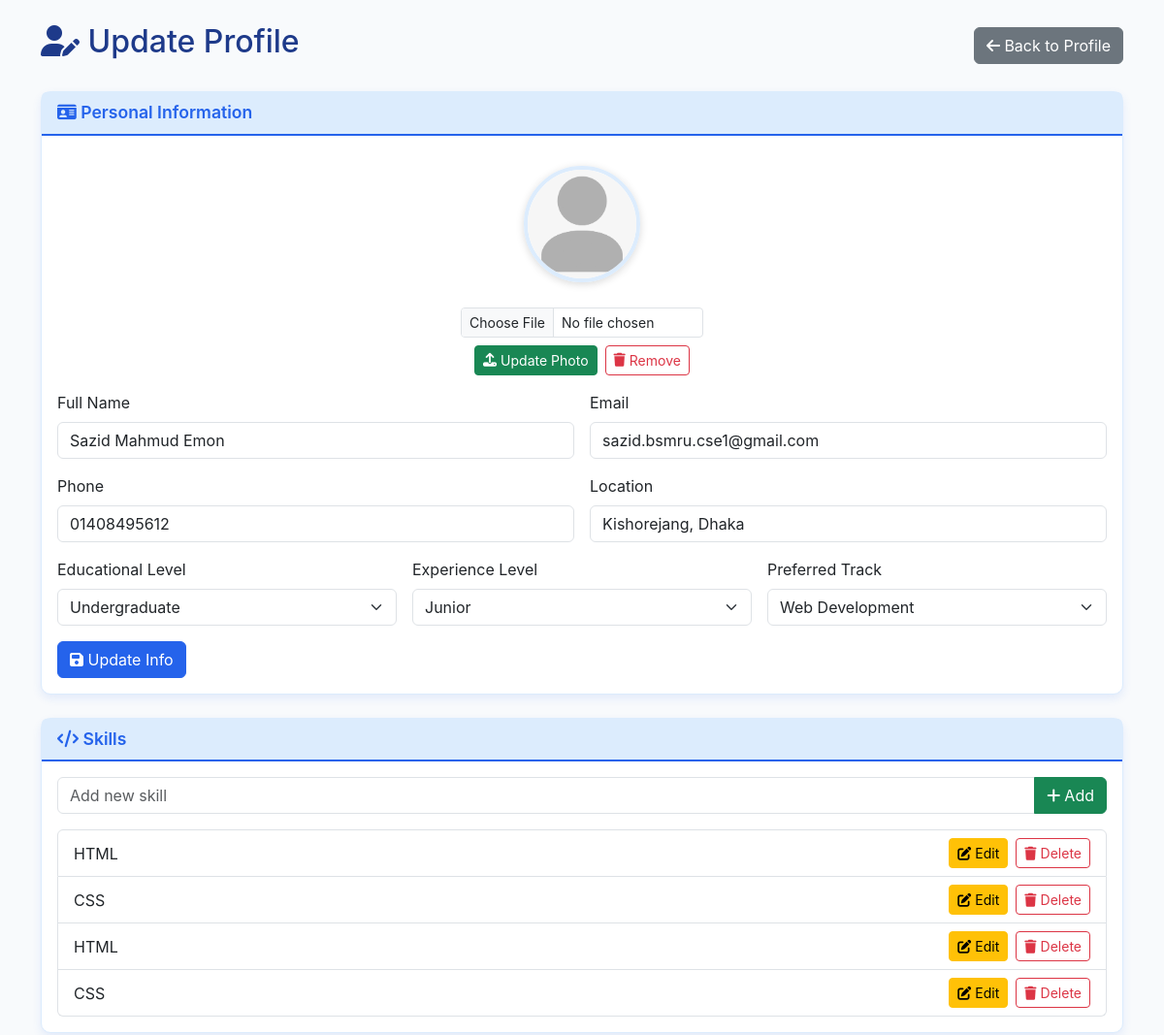
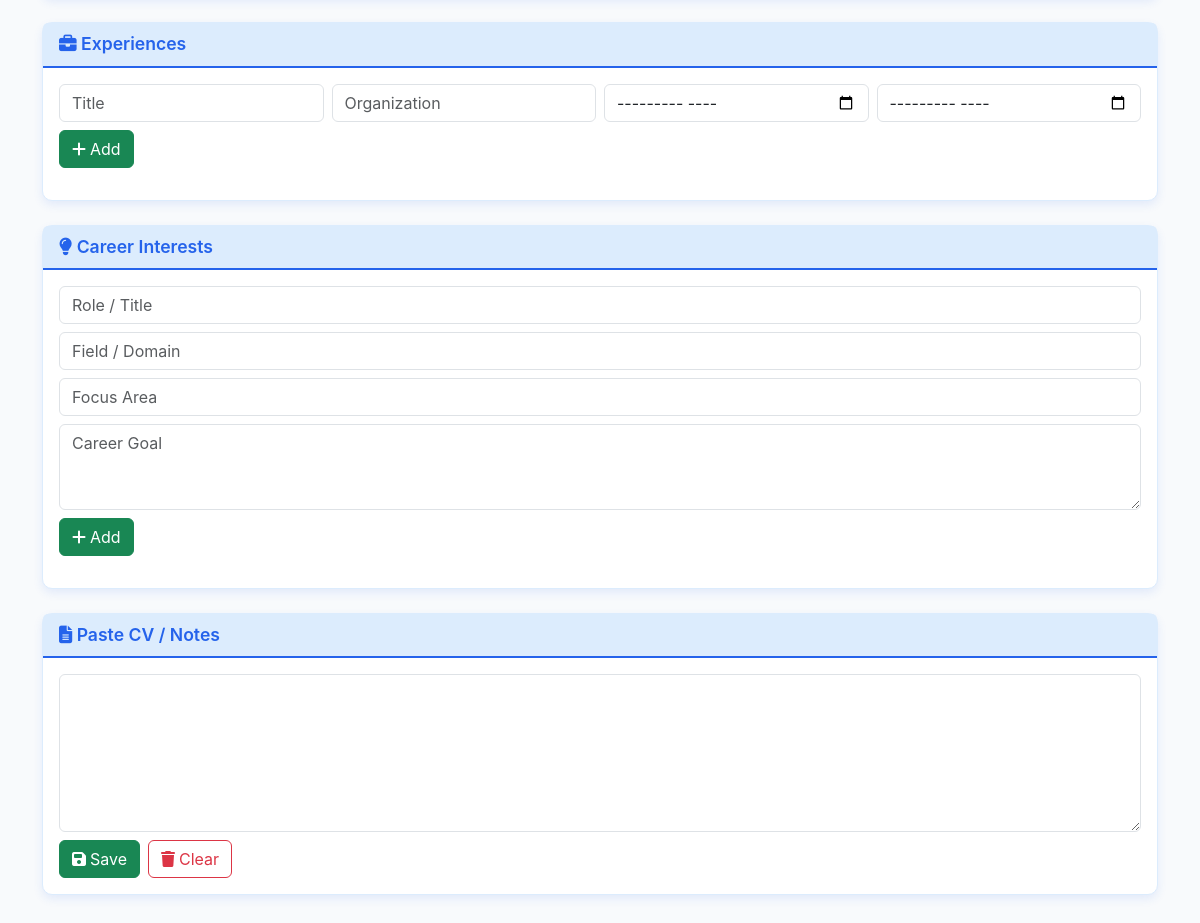
/Profile/update.php (signed in), run on the app's committed database (2 pictures, top to bottom).
### tables this page shows
CREATE TABLE `users` (
  `user_id` int(11) NOT NULL,
  `fullname` varchar(100) NOT NULL,
  `email` varchar(100) NOT NULL,
  `phone` varchar(20) DEFAULT NULL,
  `location` varchar(100) DEFAULT NULL,
  `password` varchar(255) NOT NULL,
  `edu_level` varchar(100) DEFAULT NULL,
  `experience_level` enum('Fresher','Junior','Mid','Senior') DEFAULT 'Fresher',
  `preferred_track` varchar(100) DEFAULT NULL,
  `profile_photo` varchar(255) DEFAULT '../Image/placeholder-image-person-jpg.jpg',
  `created_at` timestamp NOT NULL DEFAULT current_timestamp()
);

CREATE TABLE `skills` (
  `id` int(11) NOT NULL,
  `user_id` int(11) NOT NULL,
  `skill_name` varchar(100) NOT NULL
);

### Profile/update.php (the view, shortened to what this page needs)
<?php
include '../db/db.php';
$user_id = $_SESSION['user_id'];
$stmt = $conn->prepare("SELECT * FROM users WHERE user_id=:id LIMIT 1");
$stmt->execute(['id'=>$user_id]);
$user = $stmt->fetch(PDO::FETCH_ASSOC);
$photo = $_SESSION['profile_photo'];
$stmt = $conn->prepare("SELECT * FROM skills WHERE user_id = :id");
$stmt->execute(['id' => $user_id]);
$skills = $stmt->fetchAll(PDO::FETCH_ASSOC);
$stmt = $conn->prepare("SELECT * FROM user_cv WHERE user_id = :id LIMIT 1");
$stmt->execute(['id' => $user_id]);
$cv = $stmt->fetch(PDO::FETCH_ASSOC);
?>
<!DOCTYPE html>
<html lang="en">
<head>
<link rel="stylesheet" href="https://cdn.jsdelivr.net/npm/bootstrap@5.3.0/dist/css/bootstrap.min.css"/>
<link rel="stylesheet" href="https://cdnjs.cloudflare.com/ajax/libs/font-awesome/6.4.0/css/all.min.css"/>
</head>
<body>
<div class="container mt-4 mb-5">
<div class="d-flex justify-content-between align-items-center mb-4">
<h2 style="color:#1E3A8A;"><i class="fa-solid fa-user-pen"></i> Update Profile</h2>
<a href="view.php" class="btn btn-secondary"><i class="fa-solid fa-arrow-left"></i> Back to Profile</a>
</div>
<div class="card mb-4">
    <div class="card-header"><i class="fa-solid fa-id-card"></i> Personal Information</div>
    <div class="card-body">
        <div class="profile-photo-container">
            <img src="../Image/<?= htmlspecialchars($photo) ?>" alt="Profile Photo" class="profile-photo mb-3">
        </div>
        <form method="post" enctype="multipart/form-data" class="text-center mb-3">
            <input type="file" name="profilePhoto" class="form-control form-control-sm mb-2" style="max-width:250px;margin:0 auto;">
            <div class="d-flex justify-content-center gap-2">
                <button type="submit" name="upload_photo" class="btn btn-success btn-sm"><i class="fa-solid fa-upload me-1"></i> Update Photo</button>
                <button type="submit" name="remove_photo" class="btn btn-outline-danger btn-sm"><i class="fa-solid fa-trash me-1"></i> Remove</button>
            </div>
        </form>
        <form method="post" action="update_process.php">
            <div class="row g-3">
                <div class="col-md-6"><label class="form-label">Full Name</label>
                    <input type="text" name="fullname" class="form-control" value="<?= htmlspecialchars($user['fullname']) ?>"></div>
                <div class="col-md-6"><label class="form-label">Email</label>
                    <input type="email" name="email" class="form-control" value="<?= htmlspecialchars($user['email']) ?>"></div>
                <div class="col-md-6"><label class="form-label">Phone</label>
                    <input type="text" name="phone" class="form-control" value="<?= htmlspecialchars($user['phone'] ?? '') ?>"></div>
                <div class="col-md-6"><label class="form-label">Location</label>
                    <input type="text" name="location" class="form-control" value="<?= htmlspecialchars($user['location'] ?? '') ?>"></div>
                <div class="col-md-4"><label class="form-label">Educational Level</label>
                    <select name="edu_level" class="form-select">
                        <?php
                        $levels = ['Undergraduate','Graduate','Postgraduate'];
                        foreach($levels as $level){
                            $sel = ($user['edu_level']==$level)?'selected':'';
                            echo "<option $sel>$level</option>";
                        }
                        ?>
                    </select>
                </div>
                <div class="col-md-4"><label class="form-label">Experience Level</label>
                    <select name="experience_level" class="form-select">
                        <?php
                        $exp_levels = ['Fresher','Junior','Mid','Senior'];
                        foreach($exp_levels as $exp){
                            $sel = ($user['experience_level']==$exp)?'selected':'';
                            echo "<option $sel>$exp</option>";
                        }
                        ?>
                    </select>
                </div>
                <div class="col-md-4"><label class="form-label">Preferred Track</label>
                    <select name="preferred_track" class="form-select">
                        <?php
                        $tracks = ['Web Development','AI & Data Science','Cybersecurity','Software Engineering'];
                        foreach($tracks as $track){
                            $sel = ($user['preferred_track']==$track)?'selected':'';
                            echo "<option $sel>$track</option>";
                        }
                        ?>
                    </select>
                </div>
            </div>
            <button type="submit" class="btn btn-primary-custom mt-3"><i class="fa-solid fa-save"></i> Update Info</button>
        </form>
    </div>
</div>
<div class="card mb-4">
    <div class="card-header"><i class="fa-solid fa-code"></i> Skills</div>
    <div class="card-body">
        <form method="post" action="update_skill.php" class="mb-3">
            <div class="input-group">
                <input type="text" name="skill" class="form-control" placeholder="Add new skill">
                <button type="submit" class="btn btn-success"><i class="fa-solid fa-plus me-1"></i> Add</button>
            </div>
        </form>
        <ul class="list-group">
    <?php foreach(($skills ?? []) as $skill): ?>
        <li class="list-group-item d-flex justify-content-between align-items-center">
            <?= htmlspecialchars($skill['skill_name']) ?>
            <div class="d-flex gap-2">
                <a href="edit_skill.php?id=<?= $skill['id'] ?>" class="btn btn-warning btn-sm">
                    <i class="fa-solid fa-pen-to-square me-1"></i> Edit
                </a>
                <a href="delete_skill.php?id=<?= $skill['id'] ?>" class="btn btn-outline-danger btn-sm">
                    <i class="fa-solid fa-trash me-1"></i> Delete
                </a>
            </div>
        </li>
    <?php endforeach; ?>
</ul>
    </div>
</div>
<div class="card mb-4">
    <div class="card-header"><i class="fa-solid fa-briefcase"></i> Experiences</div>
    <div class="card-body">
        <form method="post" action="update_experience.php" class="mb-3">
            <div class="row g-2">
                <div class="col-md-3"><input type="text" name="title" class="form-control" placeholder="Title" required></div>
                <div class="col-md-3"><input type="text" name="organization" class="form-control" placeholder="Organization"></div>
                <div class="col-md-3"><input type="month" name="from_date" class="form-control"></div>
                <div class="col-md-3"><input type="month" name="to_date" class="form-control"></div>
            </div>
            <button type="submit" class="btn btn-success mt-2"><i class="fa-solid fa-plus me-1"></i> Add</button>
        </form>
    </div>
</div>
<div class="card mb-4">
    <div class="card-header"><i class="fa-solid fa-lightbulb"></i> Career Interests</div>
    <div class="card-body">
        <form method="post" action="update_interest.php" class="mb-3">
            <input type="text" name="title" class="form-control mb-2" placeholder="Role / Title" required>
            <input type="text" name="field" class="form-control mb-2" placeholder="Field / Domain" required>
            <input type="text" name="focus_area" class="form-control mb-2" placeholder="Focus Area" required>
            <textarea name="goal" class="form-control mb-2" rows="3" placeholder="Career Goal" required></textarea>
            <button type="submit" name="add_interest" class="btn btn-success">
                <i class="fa-solid fa-plus me-1"></i> Add
            </button>
        </form>
    </div>
</div>
<div class="card mb-4">
    <div class="card-header"><i class="fa-solid fa-file-lines"></i> Paste CV / Notes</div>
    <div class="card-body">
        <form method="post" action="update_cv.php">
            <textarea name="cv_text" class="form-control mb-2" rows="6"><?= htmlspecialchars($cv['cv_text'] ?? '') ?></textarea>
            <div class="d-flex gap-2">
                <button type="submit" class="btn btn-success"><i class="fa-solid fa-save me-1"></i> Save</button>
                <a href="delete_cv.php?id=<?= $cv['id'] ?? 0 ?>" class="btn btn-outline-danger"><i class="fa-solid fa-trash me-1"></i> Clear</a>
            </div>
        </form>
    </div>
</div>
</div>
</body>
</html>

### Profile/update.php (style rules this page uses)
body { background-color:#F8FAFC; font-family:'Inter',sans-serif; }
.card { border-radius:10px; border:1px solid #DCECFD; box-shadow:0 4px 10px rgba(37,99,235,0.1); background:#fff; }
.card-header { background-color:#DCECFD; color:#2563EB; font-weight:600; font-size:1.1rem; border-bottom:2px solid #2563EB; }
.btn-primary-custom { background-color:#2563EB; border-color:#2563EB; color:white; }
.btn-success, .btn-warning, .btn-outline-danger { display:flex; align-items:center; }
.profile-photo-container { text-align:center; margin:15px 0 10px 0; }
.profile-photo { width:120px; height:120px; border-radius:50%; object-fit:cover; border:4px solid #DCECFD; box-shadow:0 2px 8px rgba(0,0,0,0.15); }

### data on the page
users: fullname "Sazid Mahmud Emon", email "sazid.bsmru.cse1@gmail.com", phone "01408495612", location "Kishorejang, Dhaka"
skills: skill_name "HTML"
skills: skill_name "CSS"
skills: skill_name "HTML"
skills: skill_name "CSS"

### other printed values
form field edu_level "Undergraduate"
form field experience_level "Junior"
form field preferred_track "Web Development"
